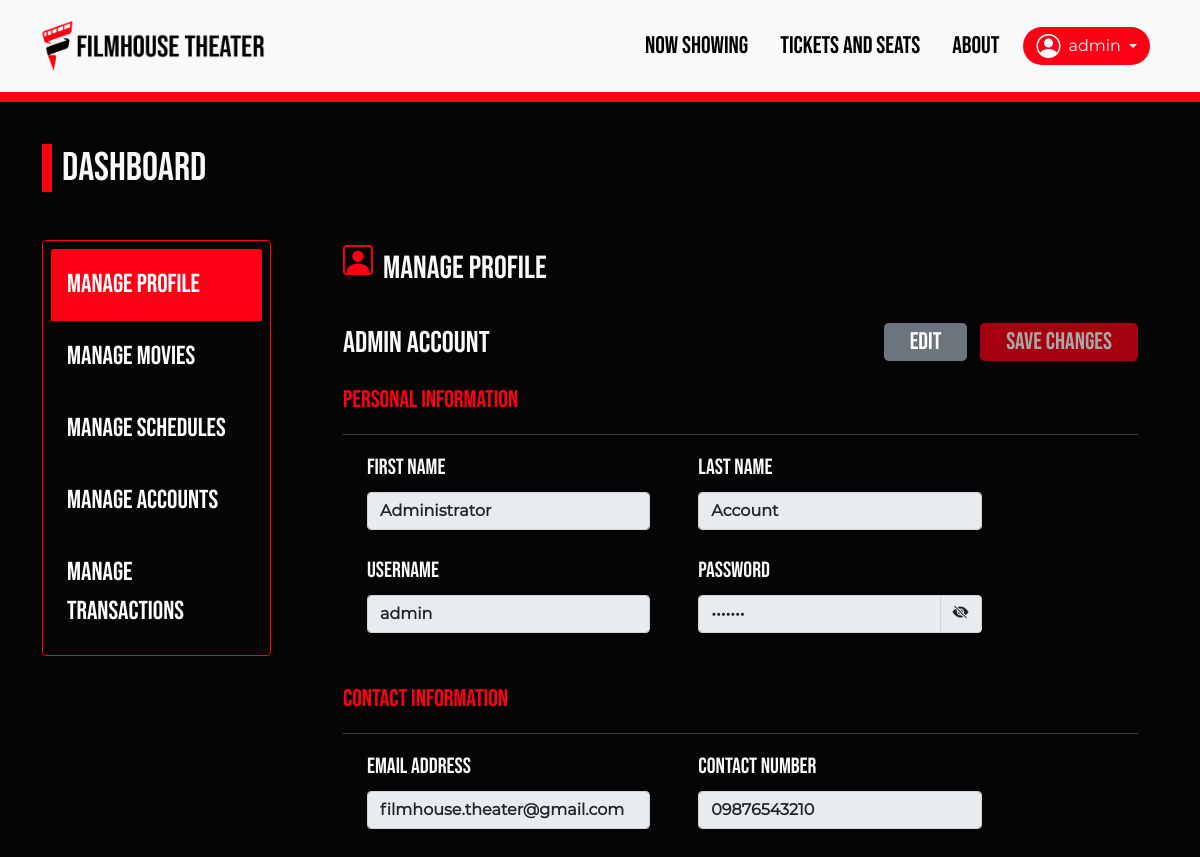
/dashboard.php (signed in), run on the app's committed database.
### tables this page shows
CREATE TABLE accounts (
    acctID INT AUTO_INCREMENT NOT NULL,
    acctFName VARCHAR (55) NOT NULL,
    acctLName VARCHAR (55) NOT NULL,
    acctUsername VARCHAR (55) NOT NULL,
    acctPassword VARCHAR (55) NOT NULL,
    acctEmail VARCHAR (55) NOT NULL,
    acctContact VARCHAR (55) NOT NULL,
    accessType VARCHAR (11) NOT NULL,
    PRIMARY KEY (acctID)
) AUTO_INCREMENT = 1001;

### includes/accounts.inc.php (called while the page is built, shortened)
<?php
function getAccountDetails($acctID)
{
    require_once 'dbh.inc.php';
    $sql = "SELECT * FROM accounts WHERE acctID = ?;";
    $stmt = mysqli_stmt_init($conn);
    if (!mysqli_stmt_prepare($stmt, $sql)) {
        die(mysqli_stmt_error($stmt));
        exit();
    }
    mysqli_stmt_bind_param($stmt, "i", $acctID);
    mysqli_stmt_execute($stmt);
    $resultData = mysqli_stmt_get_result($stmt);
    $row = mysqli_fetch_assoc($resultData);
    if ($row) {
        $acctFName = $row["acctFName"];
        $acctLName = $row["acctLName"];
        $acctUserame = $row["acctUsername"];
        $acctPassword = $row["acctPassword"];
        $acctEmail = $row["acctEmail"];
        $acctContact = $row["acctContact"];
        $accessType = $row["accessType"];
    }
    $accountDetails = array($acctFName, $acctLName, $acctUserame, $acctPassword, $acctEmail, $acctContact, $accessType);
    return $accountDetails;
}

### dashboard.php (the view, shortened to what this page needs)
<!DOCTYPE html>
<html lang="en">
<head>
    <link href="https://cdn.jsdelivr.net/npm/bootstrap@5.1.1/dist/css/bootstrap.min.css" rel="stylesheet">
    <link rel="stylesheet" href="https://cdn.jsdelivr.net/npm/bootstrap-icons@1.3.0/font/bootstrap-icons.css">
    <link rel="stylesheet" href="css/dashboard.css">
    <link rel="stylesheet" href="css/all.css">
</head>
<body>
    <?php require_once 'header.php';
    require_once 'includes/accounts.inc.php';
    $accountDetails = getAccountDetails($_SESSION['accountID']);
    ?>
    <br>
    <section class="mb-5">
        <div class="container">
            <h2 class="text-light cinema-label my-5">Dashboard</h2>
            <div class="row g-2">
                <div class="col-md-3 pe-5 rounded-3">
                    <div class="card dashboard-nav">
                        <div class="list-group list-group-flush p-2">
                            <button type="button" class="list-group-item list-group-item-action active py-3 button-nav" id="btnProfile">
                                Manage Profile</button>
                            <button type="button" class="list-group-item list-group-item-action py-3 button-nav" id="btnMovies">
                                Manage Movies</button>
                            <button type="button" class="list-group-item list-group-item-action py-3 button-nav" id="btnSchedules">
                                Manage Schedules</button>
                            <?php if ($_SESSION['accountType'] == 'admin') : ?>
                                <button type="button" class="list-group-item list-group-item-action py-3 button-nav" id="btnAccounts">Manage Accounts</button>
                                <button type="button" class="list-group-item list-group-item-action py-3 button-nav" id="btnTransactions">Manage Transactions</button>
                            <?php else : ?>
                                <button type="button" class="list-group-item list-group-item-action py-3 button-nav disabled" id="btnAccounts">Manage Accounts</button>
                                <button type="button" class="list-group-item list-group-item-action py-3 button-nav disabled" id="btnTransactions">Manage Transactions</button>
                            <?php endif; ?>
                        </div>
                    </div>
                </div>
                <div class="col-sm px-4 text-light">
                    <div class="dashboard">
                        <form action="includes/accounts.inc.php" method="POST">
                            <div class="d-flex align-items-center page-title">
                                <span class="dashboard-icon"><i class="bi bi-person-square"></i></span>
                                <span> Manage Profile</span>
                            </div>
                            <br>
                            <div class="d-flex align-items-center justify-content-between mb-2 profile-header">
                                <span class=""><?php echo (($_SESSION["accountType"] === "admin") ? "Admin" : "User"); ?> Account</span>
                                <div>
                                    <button type="button" class="btn btnEdit rounded-3 mx-2" id="btnEdit" onclick="editInfo()">Edit</button>
                                    <button type="submit" class="btn btnSave rounded-3" id="btnSave" name="save" disabled>Save Changes</button>
                                </div>
                            </div>
                            <div class="personal mt-3 mb-5">
                                <div class="d-flex justify-content-between">
                                    <span class="fs-4 red-font">Personal Information</span>
                                </div>
                                <hr>
                                <div class="mx-4">
                                    <div class="row g-5 mb-4">
                                        <div class="col-md-5">
                                            <label for="txtFName" class="mb-2">First Name</label>
                                            <div class="input-group">
                                                <input type="text" class="form-control" placeholder="First Name" id="txtFName" value="<?php echo $accountDetails[0]; ?>" name="firstName" disabled required>
                                            </div>
                                        </div>
                                        <div class="col-md-5">
                                            <label for="txtLName" class="mb-2">Last Name</label>
                                            <div class="input-group">
                                                <input type="text" class="form-control" placeholder="Last Name" id="txtLName" value="<?php echo $accountDetails[1]; ?>" name="lastName" disabled required>
                                            </div>
                                        </div>
                                    </div>
                                    <div class="row g-5">
                                        <div class="col-md-5">
                                            <label for="txtUsername" class="mb-2">Username</label>
                                            <div class="input-group">
                                                <input type="text" class="form-control" placeholder="Username" id="txtUsername" value="<?php echo $accountDetails[2]; ?>" name="userName" disabled required>
                                            </div>
                                        </div>
                                        <div class="col-md-5">
                                            <label for="txtPassword" class="mb-2">Password</label>
                                            <div class="input-group">
                                                <input type="password" class="form-control" placeholder="Password" id="txtPassword" value="<?php echo $accountDetails[3]; ?>" name="password" disabled required>
                                                <span class="input-group-text">
                                                    <i class="bi bi-eye-slash-fill" id="btnShowHide"></i></span>
                                            </div>
                                        </div>
                                    </div>
                                </div>
                            </div>
                            <div class="contact mt-3">
                                <span class="fs-4 red-font">Contact Information</span>
                                <hr>
                                <div class="mx-4">
                                    <div class="row g-5 mb-4">
                                        <div class="col-md-5">
                                            <label for="txtEmail" class="mb-2">Email Address</label>
                                            <div class="input-group">
                                                <input type="text" class="form-control" placeholder="Email" id="txtEmail" required value="<?php echo $accountDetails[4]; ?>" name="email" disabled required>
                                            </div>
                                        </div>
                                        <div class="col-md-5">
                                            <label for="txtContact" class="mb-2">Contact Number</label>
                                            <div class="input-group">
                                                <input type="number" class="form-control" placeholder="Contact No." id="txtContact" value="<?php echo $accountDetails[5]; ?>" name="contact" disabled required onkeypress="return isContactNo(event)">
                                            </div>
                                        </div>
                                    </div>
                                </div>
                            </div>
                        </form>
                    </div>
                </div>
            </div>
        </div>
    </section>
</body>
</html>

### css/dashboard.css (style rules this page uses)
.red-font { color: #FC0013; }
section { margin-top: 120px; }
.cinema-label { border-left: 10px solid #FC0013; padding-left: 10px; font-size: 40px; }
.dashboard-nav { background-color: #050505; border-color: #FC0013; font-size: 26px; color: #FFF; }
.button-nav { background-color: #050505; color: #FFF; }
.button-nav.active { background-color: #FC0013; color: #FFF; border-color: #FC0013; }
.page-title { font-size: 32px; }
.dashboard-icon { color: #FC0013; font-size: 30px; margin-right: 10px; padding-bottom: 12px; }
.profile-header { font-size: 30px; }
.btnEdit { background-color: #6c757d; color: #FFF; font-size: 24px; padding: 0 25px; }
.btnSave { background-color: #FC0013; color: #FFF; font-size: 24px; padding: 0 25px; }
form label { font-size: 22px; }
.form-control { font-size: 16px; font-family: Montserrat; font-weight: bolder; }
form label { user-select: none; }

### css/all.css (style rules this page uses)
body { font-family: 'Bebas Neue'; background-color: #050505; }

### data on the page
accounts: firstName "Administrator", lastName "Account", email "filmhouse.theater@gmail.com", contact "09876543210"

### other printed values
$_SESSION["accountUser"] "admin"
